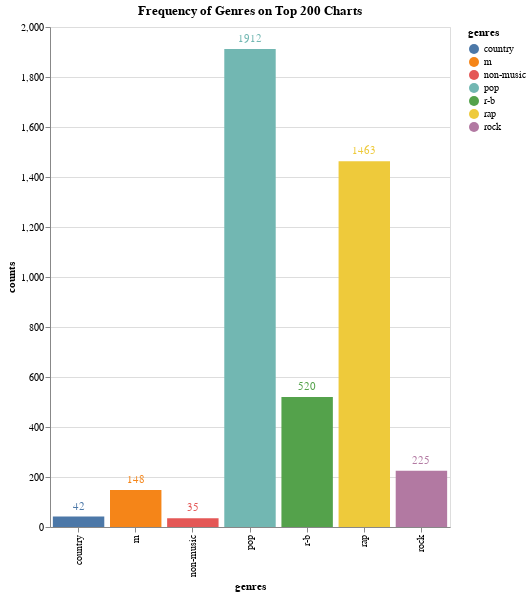

The notebook cell saved with this chart:
### Code cell
bars = alt.Chart(data=genre_frequencies_df).mark_bar().encode(
x= 'genres',
y = 'counts',
color = 'genres'
)
text = bars.mark_text(
    align='center',
    # baseline='top',
    dy=-10 
).encode(
    text='counts:Q',
)

(bars + text).properties(height=500, width = 400,title = "Frequency of Genres on Top 200 Charts").configure_range(
    category={'scheme': 'tableau10'}
)

### Figure 1 — Vega-Lite specification as saved in the notebook (floating-point values rounded to 4 significant figures)
{"config": {"view": {"continuousWidth": 400, "continuousHeight": 300}, "range": {"category": {"scheme": "tableau10"}}}, "layer": [{"mark": "bar", "encoding": {"color": {"type": "nominal", "field": "genres"}, "x": {"type": "nominal", "field": "genres"}, "y": {"type": "quantitative", "field": "counts"}}}, {"mark": {"type": "text", "align": "center", "dy": -10}, "encoding": {"color": {"type": "nominal", "field": "genres"}, "text": {"type": "quantitative", "field": "counts"}, "x": {"type": "nominal", "field": "genres"}, "y": {"type": "quantitative", "field": "counts"}}}], "data": {"name": "data-7f783ee5fed24af1acaa2579684ad91d"}, "height": 500, "title": "Frequency of Genres on Top 200 Charts", "width": 400, "$schema": "https://vega.github.io/schema/vega-lite/v4.8.1.json", "datasets": {"data-7f783ee5fed24af1acaa2579684ad91d": [{"genres": "r-b", "counts": 520}, {"genres": "pop", "counts": 1912}, {"genres": "rap", "counts": 1463}, {"genres": "rock", "counts": 225}, {"genres": "non-music", "counts": 35}, {"genres": "country", "counts": 42}, {"genres": "m", "counts": 148}]}}
